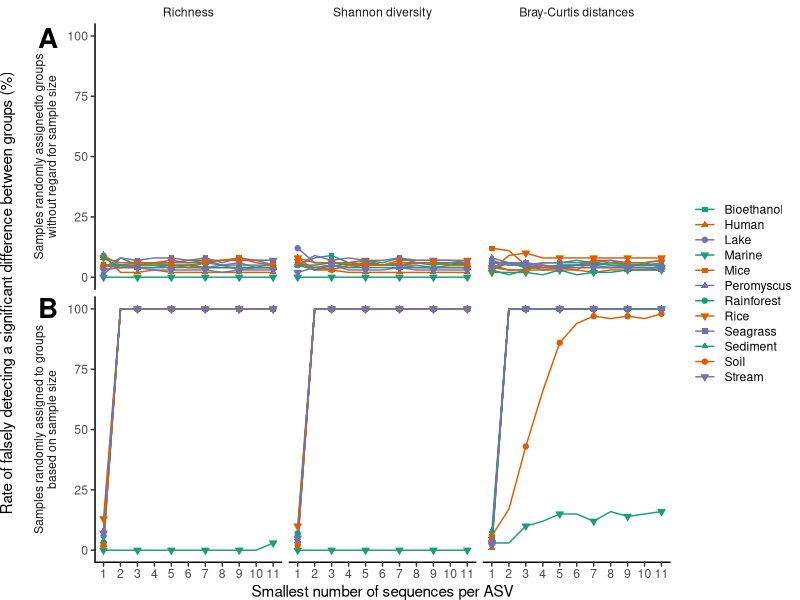
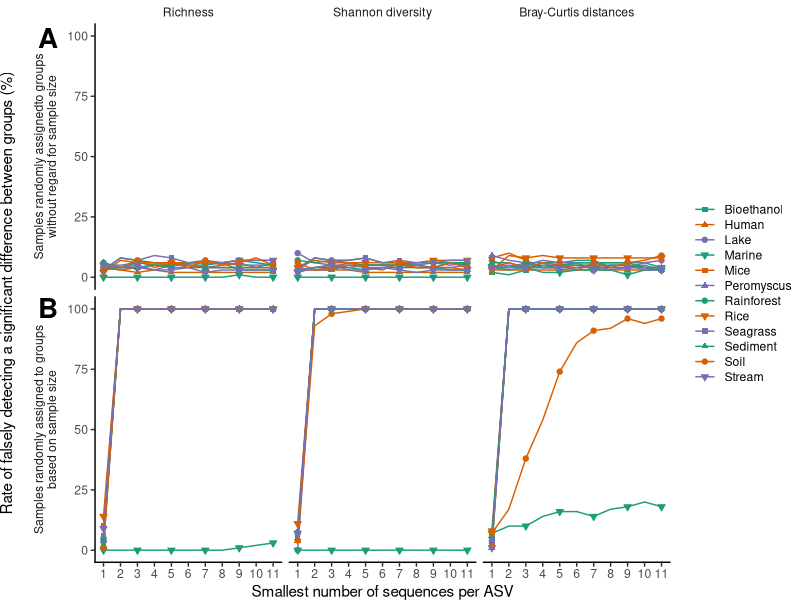

Write the R code that produced these figures, in order.
library(tidyverse)
library(cowplot)

studies <- c("bioethanol", "human", "lake", "marine", "mice", "peromyscus",
							"rainforest", "rice", "seagrass", "sediment", "soil",
							"stream")

nice_studies <- studies %>% stringr::str_to_title()

null_alpha <- read_tsv("data/process/rffect_alpha_analysis.tsv",
		col_types = cols(.default=col_double(),
					dataset=col_character(), method=col_character(), metric=col_character()
        )
      ) %>%
      filter((metric == "sobs" | metric == "shannon"))

null_beta <- read_tsv("data/process/rffect_beta_analysis.tsv",
		col_types = cols(.default=col_double(),
					dataset=col_character(), clustering=col_character()
        )
      ) %>%
      mutate(metric = "braycurtis") %>%
      rename(method = clustering)

null <- bind_rows(null_alpha, null_beta)

skew_alpha <- read_tsv("data/process/sffect_alpha_analysis.tsv",
		col_types = cols(.default=col_double(),
					dataset=col_character(), method=col_character(), metric=col_character()
        )
      ) %>%
  filter((metric == "sobs" | metric == "shannon"))

skew_beta <- read_tsv("data/process/sffect_beta_analysis.tsv",
		col_types = cols(.default=col_double(),
					dataset=col_character(), clustering=col_character())) %>%
  mutate(metric = "braycurtis") %>%
  rename(method = clustering)

skew <- bind_rows(skew_alpha, skew_beta)

type_one <- bind_rows(null=null, skew=skew, .id="simulation") %>%
  rename(min_class = prune, percent_sig = frac_sig) %>%
  mutate(percent_sig = 100 * percent_sig)

subset_method <- "pc"
subset_string <- "ASV"


plot_data <- function(subset_method, subset_string) {

  subset_data <- type_one %>%
    filter(method == subset_method) %>%
    mutate(metric = factor(
      metric,
      levels=c("sobs", "shannon", "braycurtis"),
      labels=c(paste0("Richness"),
          paste0("Shannon diversity"),
          paste0("Bray-Curtis distances")
        )
      )
    ) %>%
    mutate(
      dataset = factor(dataset, levels=studies, labels=nice_studies),
      simulation = factor(simulation, levels=c("null", "skew"),
            labels=c(
              "Samples randomly assignedto groups\nwithout regard for sample size",
              "Samples randomly assigned to groups\nbased on sample size"
            )
          )
    )

  subset_data_points <- subset_data %>%
      filter(min_class %in% c(1, 3, 5, 7, 9, 11))


  figure <- subset_data %>%
    ggplot(aes(x=min_class, y=percent_sig, group=dataset, color=dataset)) +
      geom_line() +
      geom_point(
        data=subset_data_points,
        mapping=aes(x=min_class, y=percent_sig, color=dataset, shape=dataset, fill=dataset)
      ) +
      facet_grid(simulation~metric, switch="y") +
      scale_x_continuous(breaks=1:11) +
      scale_color_manual(name=NULL,
        values = rep(c('#1b9e77','#d95f02','#7570b3'), 4)
      ) +
      scale_fill_manual(name=NULL,
        values = rep(c('#1b9e77','#d95f02','#7570b3'), 4)
      ) +
      scale_shape_manual(name=NULL,
        values = rep(c(15, 17, 19, 25), 3)
      ) +
      labs(
        x="Smallest number of sequences per ASV",
        y="Rate of falsely detecting a significant difference between groups (%)"
      ) +
      theme_classic() +
      theme(
        strip.placement="outside",
        strip.background=element_rect(color=NA),
        legend.key.height=unit(11, "pt"),
        line=element_line(lineend="round"),
        plot.margin=margin(t=0, l=0, r=0, b=0),
        axis.title.y = element_text(margin = margin(r=8))
      )

  ggdraw(figure) +
  	draw_plot_label(
  		label=c("B", "A"),
  		x=c(0.035, 0.035),
  		y=c(0.52, 0.97),
  		size = 20,
  		fontface="bold"
  	)

  ggsave(
    paste0(
  		"results/figures/",
  		tolower(subset_string),
  		"_type_one.tiff"
  	),
    width=6.87,
    height=6,
    compression = "lzw"
  )
}

plot_data("pc", "ASV")
plot_data("otu", "OTU")
